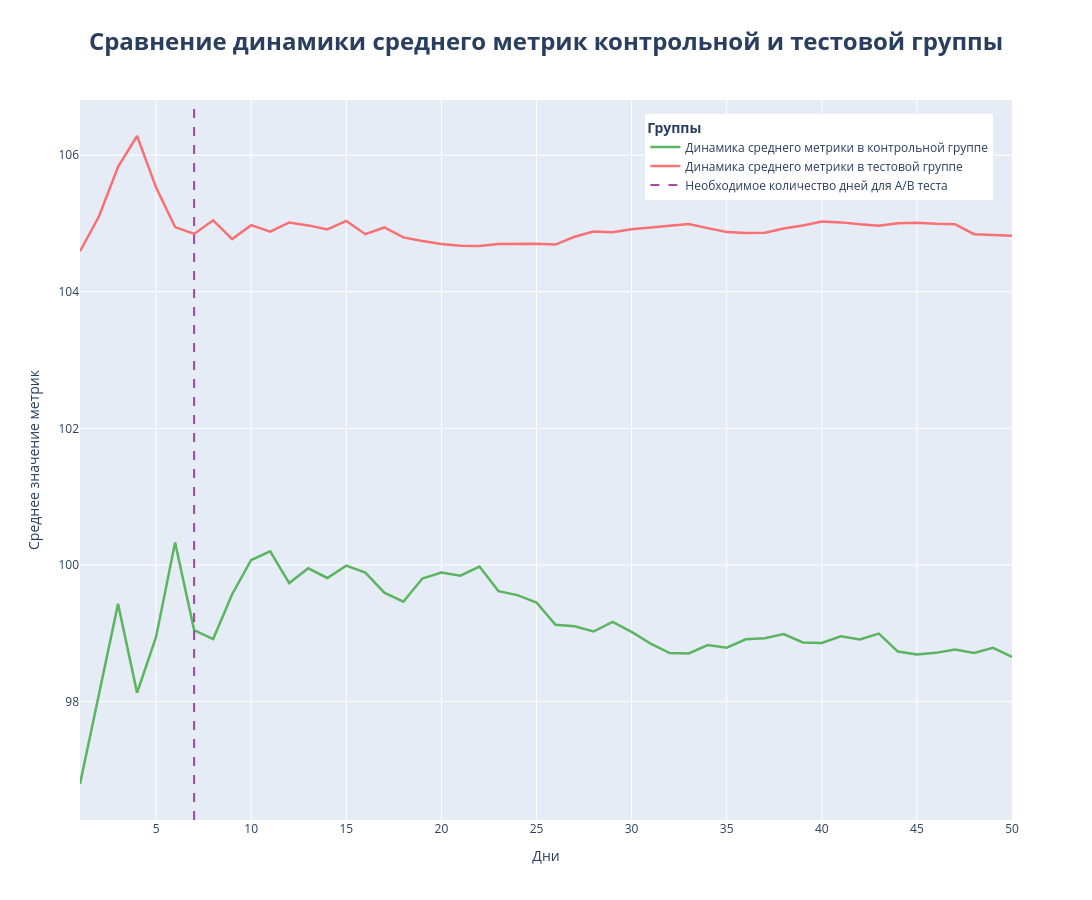

Write notebook code for a chart like this one.
### Markdown cell above
3. На основе `DataFrame` из предыдущего пункта постройте график динамики среднего в группе А и в группе Б по дням теста. Отложите вертикальную линию на этом же графике, показывающую кол-во дней, посчитанных в пункте 1. Сделайте эту линию пунктирной и измените цвет, который вам больше нравится.

### Code cell
fig = go.Figure()
fig.add_trace(go.Scatter(
    x=df_ab['День'], 
    y=df_ab['Среднее в группе А'],
    name='Динамика среднего метрики в контрольной группе',
    line=dict(color='#4CAF50', width=2.5),
    opacity=0.9
))

fig.add_trace(go.Scatter(
    x=df_ab['День'], 
    y=df_ab['Среднее в группе Б'],
    name='Динамика среднего метрики в тестовой группе',
    line=dict(color='#FF5252', width=2.5),
    opacity=0.8
))

fig.add_vline(
    x=7,
    line=dict(
        color='purple',
        width=2,
        dash='dash'  
    ),
    opacity=0.7,
    name='Необходимое количество дней для A/B теста',
    showlegend=True
)

fig.update_layout(
    title=dict(
        text='<b>Сравнение динамики среднего метрик контрольной и тестовой группы</b>',
        font=dict(size=24),
        x=0.5
    ),
    xaxis=dict(title='Дни'),
    yaxis=dict(title='Среднее значение метрик'),
    legend=dict(
        title=dict(text='<b>Группы</b>'),
        x=0.98,      
        y=0.98,      
        xanchor='right',  
        yanchor='top'     
    ),
    hovermode='x unified',
    width=1600,
    height=900
)

fig.show()

### Figure 1 — Plotly figure (JSON) as saved in the notebook; plotly's stock layout.template omitted (floating-point values rounded to 4 significant figures)
{"data": [{"line": {"color": "#4CAF50", "width": 2.5}, "name": "Динамика среднего метрики в контрольной группе", "opacity": 0.9, "type": "scatter", "x": [1, 2, 3, 4, 5, 6, 7, 8, 9, 10, 11, 12, 13, 14, 15, 16, 17, 18, 19, 20, 21, 22, 23, 24, 25, 26, 27, 28, 29, 30, 31, 32, 33, 34, 35, 36, 37, 38, 39, 40, 41, 42, 43, 44, 45, 46, 47, 48, 49, 50], "y": [96.79, 98.1, 99.43, 98.13, 98.95, 100.3, 99.05, 98.92, 99.57, 100.1, 100.2, 99.73, 99.95, 99.81, 99.99, 99.89, 99.59, 99.46, 99.8, 99.89, 99.84, 99.98, 99.62, 99.56, 99.45, 99.12, 99.1, 99.03, 99.17, 99.02, 98.85, 98.71, 98.7, 98.83, 98.79, 98.91, 98.93, 98.99, 98.87, 98.86, 98.96, 98.91, 98.99, 98.73, 98.69, 98.71, 98.76, 98.71, 98.79, 98.65]}, {"line": {"color": "#FF5252", "width": 2.5}, "name": "Динамика среднего метрики в тестовой группе", "opacity": 0.8, "type": "scatter", "x": [1, 2, 3, 4, 5, 6, 7, 8, 9, 10, 11, 12, 13, 14, 15, 16, 17, 18, 19, 20, 21, 22, 23, 24, 25, 26, 27, 28, 29, 30, 31, 32, 33, 34, 35, 36, 37, 38, 39, 40, 41, 42, 43, 44, 45, 46, 47, 48, 49, 50], "y": [104.6, 105.1, 105.8, 106.3, 105.5, 104.9, 104.8, 105.0, 104.8, 105.0, 104.9, 105.0, 105.0, 104.9, 105.0, 104.8, 104.9, 104.8, 104.7, 104.7, 104.7, 104.7, 104.7, 104.7, 104.7, 104.7, 104.8, 104.9, 104.9, 104.9, 104.9, 105.0, 105.0, 104.9, 104.9, 104.9, 104.9, 104.9, 105.0, 105.0, 105.0, 105.0, 105.0, 105.0, 105.0, 105.0, 105.0, 104.8, 104.8, 104.8]}], "layout": {"height": 900, "hovermode": "x unified", "legend": {"title": {"text": "<b>Группы</b>"}, "x": 0.98, "xanchor": "right", "y": 0.98, "yanchor": "top"}, "shapes": [{"line": {"color": "purple", "dash": "dash", "width": 2}, "name": "Необходимое количество дней для A/B теста", "opacity": 0.7, "showlegend": true, "type": "line", "x0": 7, "x1": 7, "xref": "x", "y0": 0, "y1": 1, "yref": "y domain"}], "title": {"font": {"size": 24}, "text": "<b>Сравнение динамики среднего метрик контрольной и тестовой группы</b>", "x": 0.5}, "width": 1600, "xaxis": {"title": {"text": "Дни"}}, "yaxis": {"title": {"text": "Среднее значение метрик"}}}}
